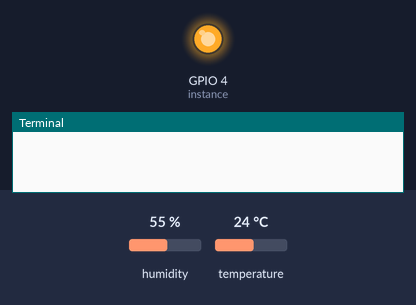
The program below on a simulated Raspberry Pi (BCM pin numbers). Shown: output pins drawn as LEDs (lit = HIGH), the last lines printed to the terminal. The test bench sets the inputs (shaded band); at power-on: humidity 55 %, temperature 24 °C. Web requests get an empty 200 reply after 0.4 s; library files of the repository ran but are not shown: dht11.py.

Above: at 0.01 s.
At 1.2 s:
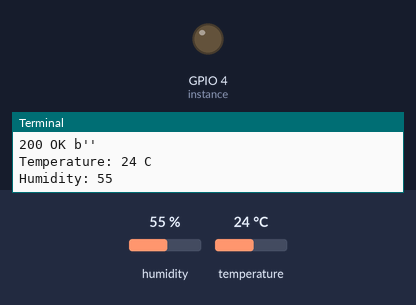
1.3 s: humidity set to 22 %
2.8 s: temperature set to 12 °C
4.3 s: humidity set to 40 %
Timing chart, 0 to 7.3 s (numbered marks = the images above; inputs shaded):
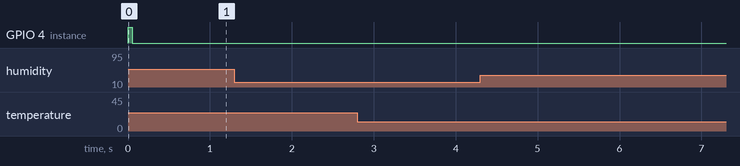

The program:

XamarinAppClient.py
```python
import http.client
import json
import RPi.GPIO as GPIO
import dht11
import time

# initialize GPIO
GPIO.setwarnings(False)
GPIO.setmode(GPIO.BCM)
GPIO.cleanup()

# read data using pin 14
instance = dht11.DHT11(pin = 4)

while True:
	con = http.client.HTTPConnection("tuncertezikwebapp1.azurewebsites.net")
	result = instance.read()
	if result.is_valid():
		con.request("POST","/api/humidity",body=json.dumps({"humidity":result.humidity}),headers={"access-key":"raspi", "Content-Type":"application/json"})
		resp = con.getresponse()
		print(resp.status, resp.reason, resp.read())
		con.request("POST","/api/temperature",body=json.dumps({"temperature":result.temperature}),headers={"access-key":"raspi", "Content-Type":"application/json"})
		resp = con.getresponse()
		print(resp.status, resp.reason, resp.read())
		print("Temperature: " + str(result.temperature) + " C")
		print("Humidity: " + str(result.humidity))
	con.close()
	time.sleep(0.2)
```
